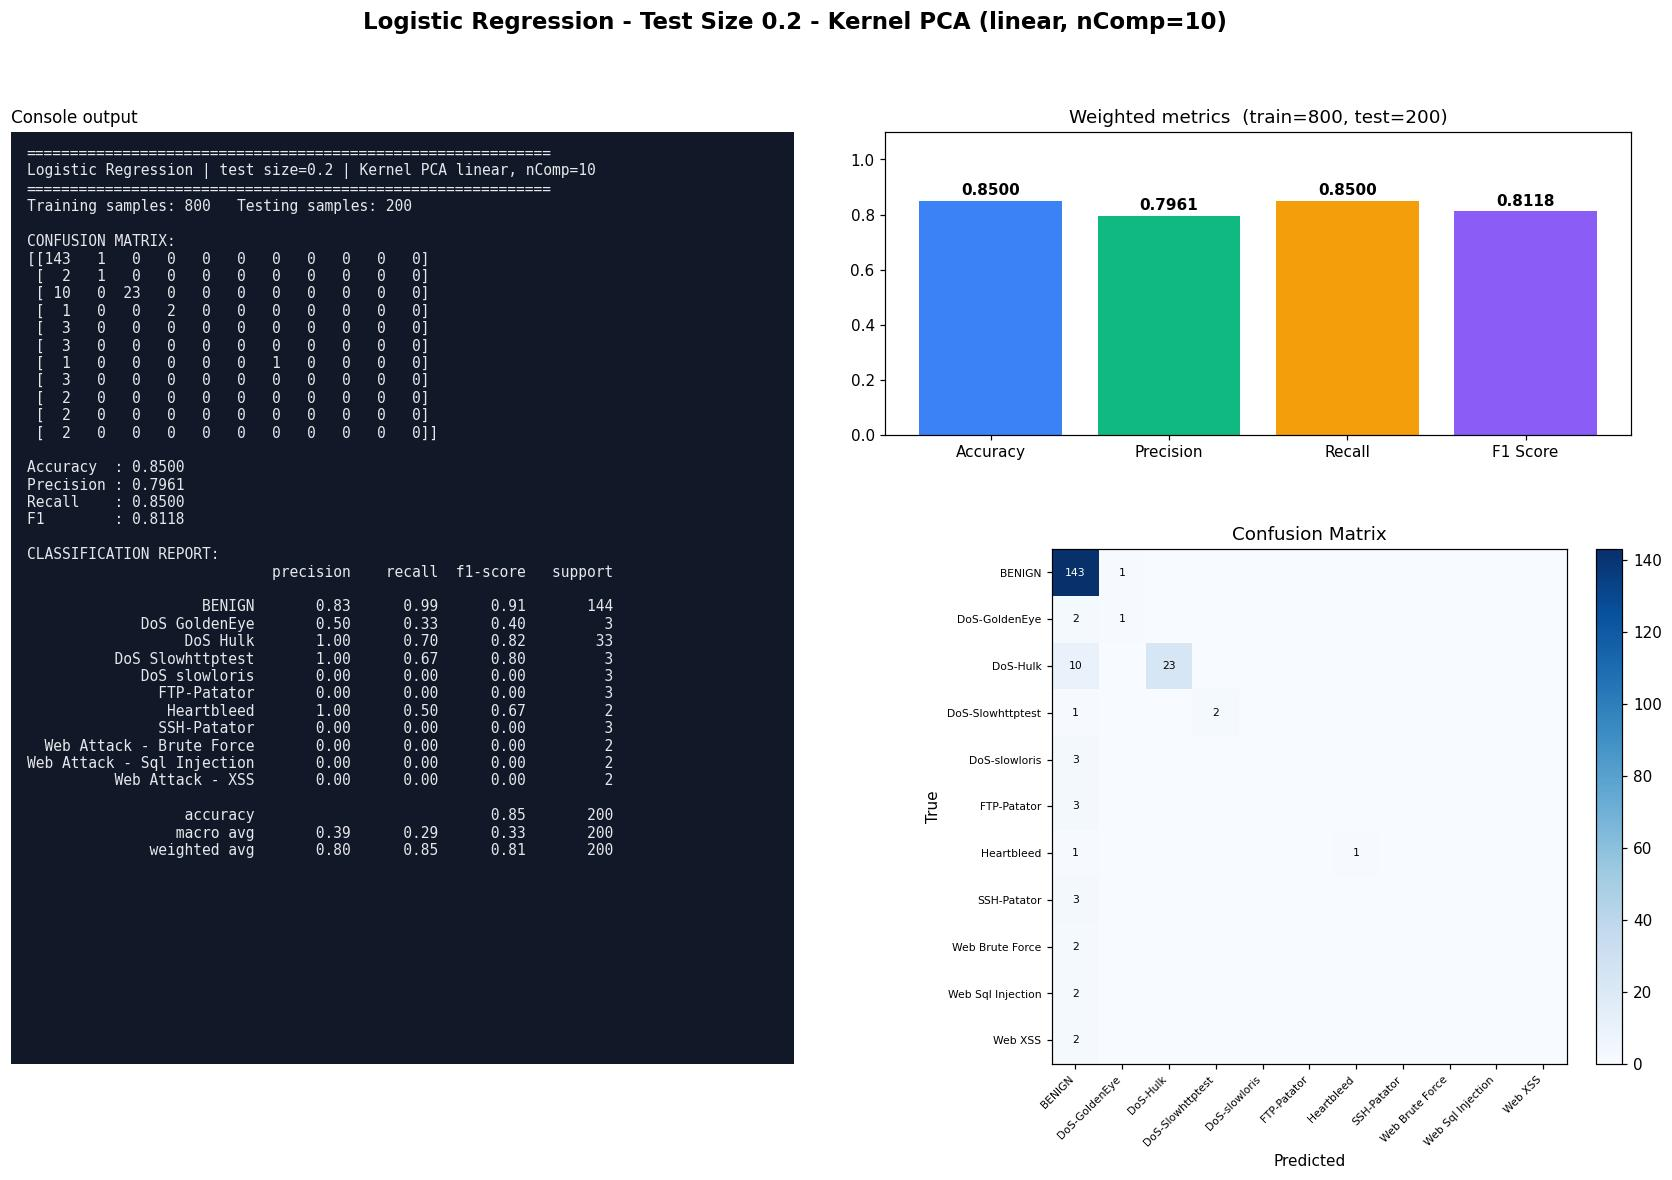

This figure's Python source:
#!/usr/bin/env python3
"""Logistic Regression | Test size 0.2 | Kernel PCA kernel=linear, n_components=10
CIC-IDS2017 (Tue+Wed+Thu-morning) 1000-row stratified sample.
Run in any IDE (Spyder / VS Code / PyCharm / Jupyter): open the file and press Run, no arguments needed.
Saves next to this file: 'Test0.2_nComp10_LR.jpg' - one image with the console output (confusion matrix, metrics, classification report) plus charts."""
import json, os
import numpy as np
import matplotlib.pyplot as plt
from sklearn.decomposition import KernelPCA
from sklearn.linear_model import LogisticRegression
from sklearn.metrics import (accuracy_score, classification_report, confusion_matrix,
                             f1_score, precision_score, recall_score)
from sklearn.model_selection import train_test_split
from sklearn.preprocessing import StandardScaler

TEST_SIZE, KERNEL, N_COMP, ALG, ALG_NAME = 0.2, "linear", 10, "LR", "Logistic Regression"
try:
    HERE = os.path.dirname(os.path.abspath(__file__))
except NameError:                      # Jupyter / interactive console
    HERE = os.getcwd()
def _find_root():                      # folder that contains data/sample.npz (works from any working directory)
    for p in (HERE, os.path.join(HERE, ".."), os.path.join(HERE, "..", ".."), os.getcwd()):
        if os.path.exists(os.path.join(p, "data", "sample.npz")):
            return os.path.abspath(p)
    raise FileNotFoundError("data/sample.npz not found - run prepare_data.py or keep the repo folder structure")
ROOT = _find_root()
tag = f"Test{TEST_SIZE}_nComp{N_COMP}_{ALG}"

# 1. LOAD cached, cleaned sample (see prepare_data.py)
d = np.load(os.path.join(ROOT, "data", "sample.npz"), allow_pickle=True)
X, y, class_names = d["X"], d["y"], [str(c).replace("�", "-") for c in d["classes"]]

# 2. SPLIT
X_train, X_test, y_train, y_test = train_test_split(
    X, y, test_size=TEST_SIZE, random_state=42, stratify=y)

# 3. SCALE (fit on train only)
scaler = StandardScaler()
X_train = scaler.fit_transform(X_train); X_test = scaler.transform(X_test)

# 4. DIMENSIONALITY REDUCTION: Kernel PCA (fit on train only; gamma = sklearn default 1/n_features)
kpca = KernelPCA(n_components=N_COMP, kernel=KERNEL, random_state=0)
X_train = kpca.fit_transform(X_train); X_test = kpca.transform(X_test)

# 5. CLASSIFIER
classifier = LogisticRegression(max_iter=1000, solver="lbfgs", random_state=0)
classifier.fit(X_train, y_train)
y_pred = classifier.predict(X_test)

# 6. METRICS
labels = np.arange(len(class_names))
cm = confusion_matrix(y_test, y_pred, labels=labels)
res = dict(test_size=TEST_SIZE, kernel=KERNEL, n_components=N_COMP, algorithm=ALG, model=ALG_NAME,
           n_train=int(len(y_train)), n_test=int(len(y_test)),
           accuracy=accuracy_score(y_test, y_pred),
           precision=precision_score(y_test, y_pred, average="weighted", zero_division=0),
           recall=recall_score(y_test, y_pred, average="weighted", zero_division=0),
           f1=f1_score(y_test, y_pred, average="weighted", zero_division=0))
report = classification_report(y_test, y_pred, labels=labels, target_names=class_names, zero_division=0)
lines = ["=" * 60, f"{ALG_NAME} | test size={TEST_SIZE} | Kernel PCA {KERNEL}, nComp={N_COMP}", "=" * 60,
         f"Training samples: {len(y_train)}   Testing samples: {len(y_test)}", "", "CONFUSION MATRIX:", np.array2string(cm), ""]
for k in ("accuracy", "precision", "recall", "f1"): lines.append(f"{k.capitalize():10s}: {res[k]:.4f}")
lines += ["", "CLASSIFICATION REPORT:", report]
console_output = "\n".join(lines); print(console_output)

# 7. VISUAL OUTPUT: console output + charts in ONE image (real results only)
short = [c.replace("Web Attack - ", "Web ").replace("DoS ", "DoS-") for c in class_names]
fig = plt.figure(figsize=(19, 11), dpi=110)
gs = fig.add_gridspec(2, 2, width_ratios=[1.05, 1], height_ratios=[1, 1.7], hspace=0.28, wspace=0.12)
fig.suptitle(f"{ALG_NAME} - Test Size {TEST_SIZE} - Kernel PCA ({KERNEL}, nComp={N_COMP})", fontsize=15, fontweight="bold")
axt = fig.add_subplot(gs[:, 0]); axt.set_facecolor("#111827"); axt.set_xticks([]); axt.set_yticks([])
for sp in axt.spines.values(): sp.set_visible(False)
axt.text(0.02, 0.985, console_output, family="monospace", fontsize=9.6, color="#e5e7eb", va="top", ha="left", transform=axt.transAxes)
axt.set_title("Console output", loc="left", fontsize=11)
ax0 = fig.add_subplot(gs[0, 1]); ax1 = fig.add_subplot(gs[1, 1])
names = ["Accuracy", "Precision", "Recall", "F1 Score"]; vals = [res["accuracy"], res["precision"], res["recall"], res["f1"]]
bars = ax0.bar(names, vals, color=["#3b82f6", "#10b981", "#f59e0b", "#8b5cf6"])
ax0.set_ylim(0, 1.1); ax0.set_title(f"Weighted metrics  (train={res['n_train']}, test={res['n_test']})")
for b in bars: ax0.text(b.get_x() + b.get_width() / 2, b.get_height() + .02, f"{b.get_height():.4f}", ha="center", fontweight="bold")
im = ax1.imshow(cm, cmap="Blues"); fig.colorbar(im, ax=ax1, fraction=.046, pad=.04)
ax1.set_xticks(labels); ax1.set_yticks(labels); ax1.set_xticklabels(short, rotation=45, ha="right", fontsize=7); ax1.set_yticklabels(short, fontsize=7)
ax1.set_xlabel("Predicted"); ax1.set_ylabel("True"); ax1.set_title("Confusion Matrix")
for a in labels:
    for b_ in labels:
        if cm[a, b_]: ax1.text(b_, a, cm[a, b_], ha="center", va="center", fontsize=7, color="white" if cm[a, b_] > cm.max() / 2 else "black")
plt.savefig(os.path.join(HERE, tag + ".jpg"), format="jpg", bbox_inches="tight")
if os.environ.get("ACN_NO_SHOW") != "1": plt.show()   # IDEs display the image; run_all.py disables this
plt.close()

os.makedirs(os.path.join(ROOT, "results", "json"), exist_ok=True)
with open(os.path.join(ROOT, "results", "json", tag + ".json"), "w") as f: json.dump(res, f)
